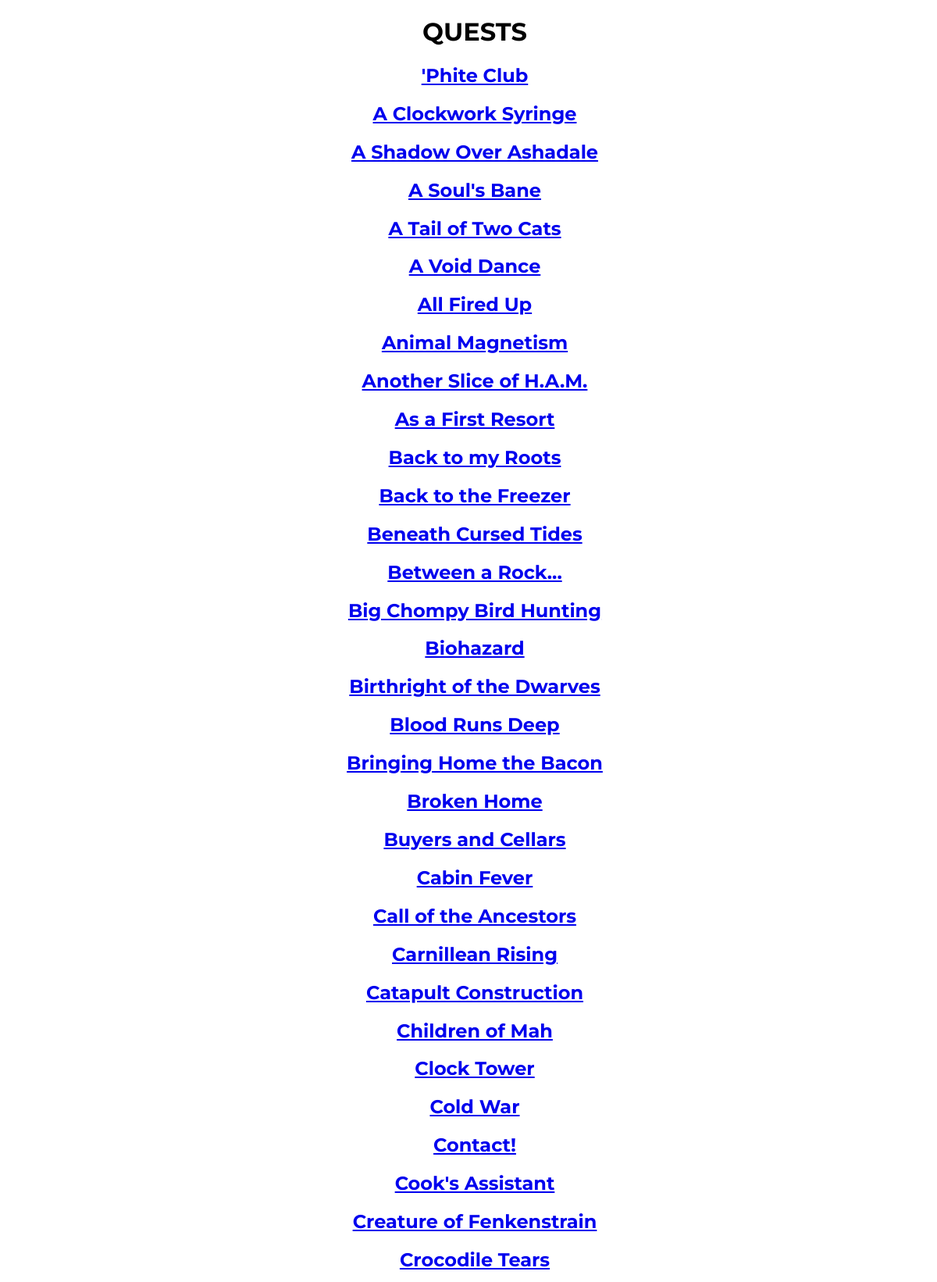
/list_all_quests (upper part), run on the app's committed database.
### tables this page shows
CREATE TABLE quest_details (
                    name TEXT PRIMARY KEY,
                    is_free BOOLEAN NOT NULL,
                    age INTEGER NOT NULL,
                    difficulty TEXT NOT NULL,
                    length TEXT NOT NULL,
                    quest_points INTEGER NOT NULL
                );

### main.py (the view)
@app.route('/list_all_quests', methods=['GET'])
def list_all_quests():
    quest_list = [x[0] for x in db.get_all_quest_names()]
    return render_template('list_all_quests.html', quest_list=quest_list)

### database.py (called while the page is built)
def get_all_quest_names():
    conn = sqlite3.connect(MY_DATABASE)
    cur = conn.cursor()
    cur.execute("SELECT name FROM quest_details")
    results = cur.fetchall()
    cur.close()
    conn.close()
    if results is None:
        return []
    return results

### templates/list_all_quests.html
<!doctype html>
<html>
<head>
  	<link rel="stylesheet" href="https://use.fontawesome.com/releases/v5.0.1/css/all.css">
	<link href="{{url_for('static', filename='style.css')}}" rel = "stylesheet" type="text/css" />
</head>
<body>
	<h1> QUESTS </h1>
	{% for quest in quest_list %}
		<h2>
			<a href="{{url_for('view_quest', quest_name=quest)}}">
			{{ quest }}
			</a>
		</h2>
	{% endfor %}
</body>
</html>

### static/style.css (style rules this page uses)
* { box-sizing: border-box; }
body { font-family: 'Oxygen', 'sans-serif'; width: 100%; }
h1, h2 { font-family: 'Montserrat', 'sans-serif'; text-align:center; }

### data on the page
quest_details: name "'Phite Club"
quest_details: name "A Clockwork Syringe"
quest_details: name "A Shadow Over Ashadale"
quest_details: name "A Soul's Bane"
quest_details: name "A Tail of Two Cats"
quest_details: name "A Void Dance"
quest_details: name "All Fired Up"
quest_details: name "Animal Magnetism"
quest_details: name "Another Slice of H.A.M."
quest_details: name "As a First Resort"
quest_details: name "Back to my Roots"
quest_details: name "Back to the Freezer"
quest_details: name "Beneath Cursed Tides"
quest_details: name "Between a Rock..."
quest_details: name "Big Chompy Bird Hunting"
quest_details: name "Biohazard"
quest_details: name "Birthright of the Dwarves"
quest_details: name "Blood Runs Deep"
quest_details: name "Bringing Home the Bacon"
quest_details: name "Broken Home"
quest_details: name "Buyers and Cellars"
quest_details: name "Cabin Fever"
quest_details: name "Call of the Ancestors"
quest_details: name "Carnillean Rising"
quest_details: name "Catapult Construction"
quest_details: name "Children of Mah"
quest_details: name "Clock Tower"
quest_details: name "Cold War"
quest_details: name "Contact!"
quest_details: name "Cook's Assistant"
quest_details: name "Creature of Fenkenstrain"
quest_details: name "Crocodile Tears"
